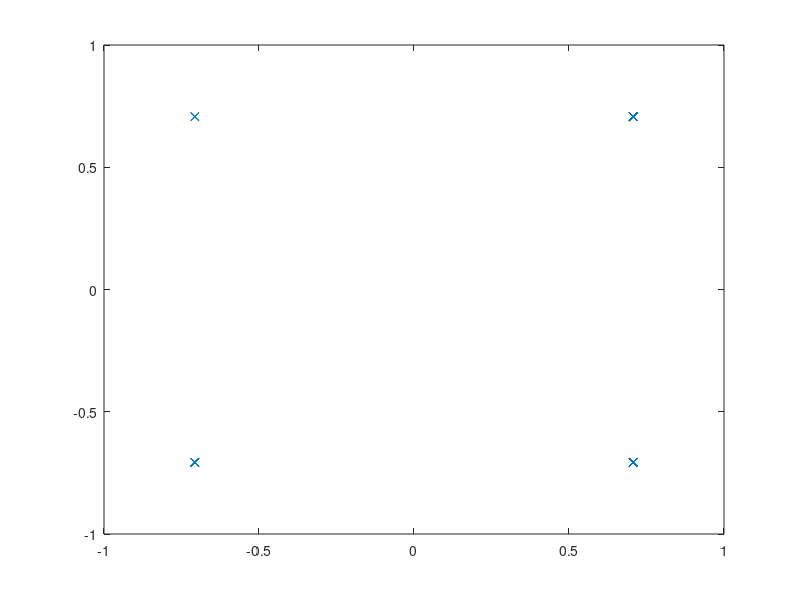

MATLAB code for this plot:
clear;close all;clc;j=1i;
%% Parameters
M = 4; % QPSK
L = 30;
tau = 1;
P_s = 25; % dB
P_r = 25; % dB
h_rr = -20; % dB
h_sd = -5; % dB
%% Main
data_Payload = randi([0 M-1],1,L);
s = pskmod(data_Payload,M,pi/4);
data_Payload_hat = pskdemod(s,M,pi/4);
plot(s,'x');